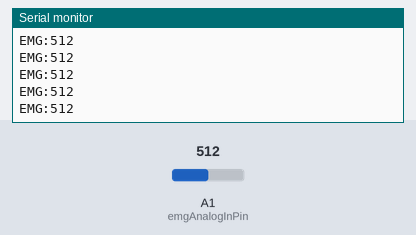
Bench run of a sketch on a simulated Arduino Uno, built with avr-gcc and run on an emulated ATmega328P. Shown: the last lines printed to the serial monitor. Inputs (shaded band) come from the test bench; at power-on: A1 (emgAnalogInPin) = 512.

Above: at 1.3 s.
1.4 s: A1 (emgAnalogInPin) set to 716
At 1.41 s:
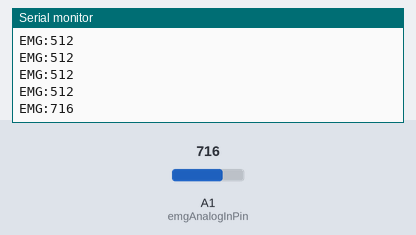
2.9 s: A1 (emgAnalogInPin) set to 900
At 2.91 s:
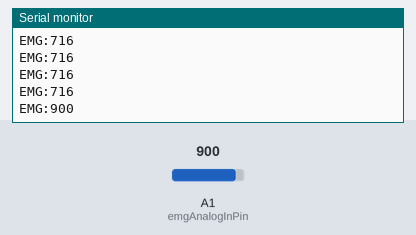
Timing chart, 0 to 5.9 s (numbered marks = the images above; inputs shaded):
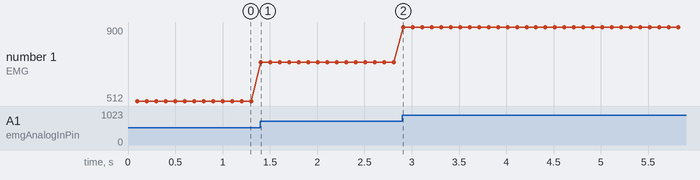

Measured:
- after the input at 1.4 s, the serial monitor: prints a new line at once (image 1)
- after the input at 2.9 s, the serial monitor: prints a new line at once (image 2)
- plotted number 1: 512 → 716 after the input at 1.4 s, 716 → 900 after the input at 2.9 s

The sketch:

read_out_EMG_sensor.ino
```cpp
int emgAnalogInPin = A1;
int emgSignal = 0;


void setup() {
Serial.begin(9600);
delay(100);
}

void loop() {
emgSignal = analogRead(emgAnalogInPin);
Serial.print("EMG:");
Serial.println(emgSignal);
delay(100);
}
```
